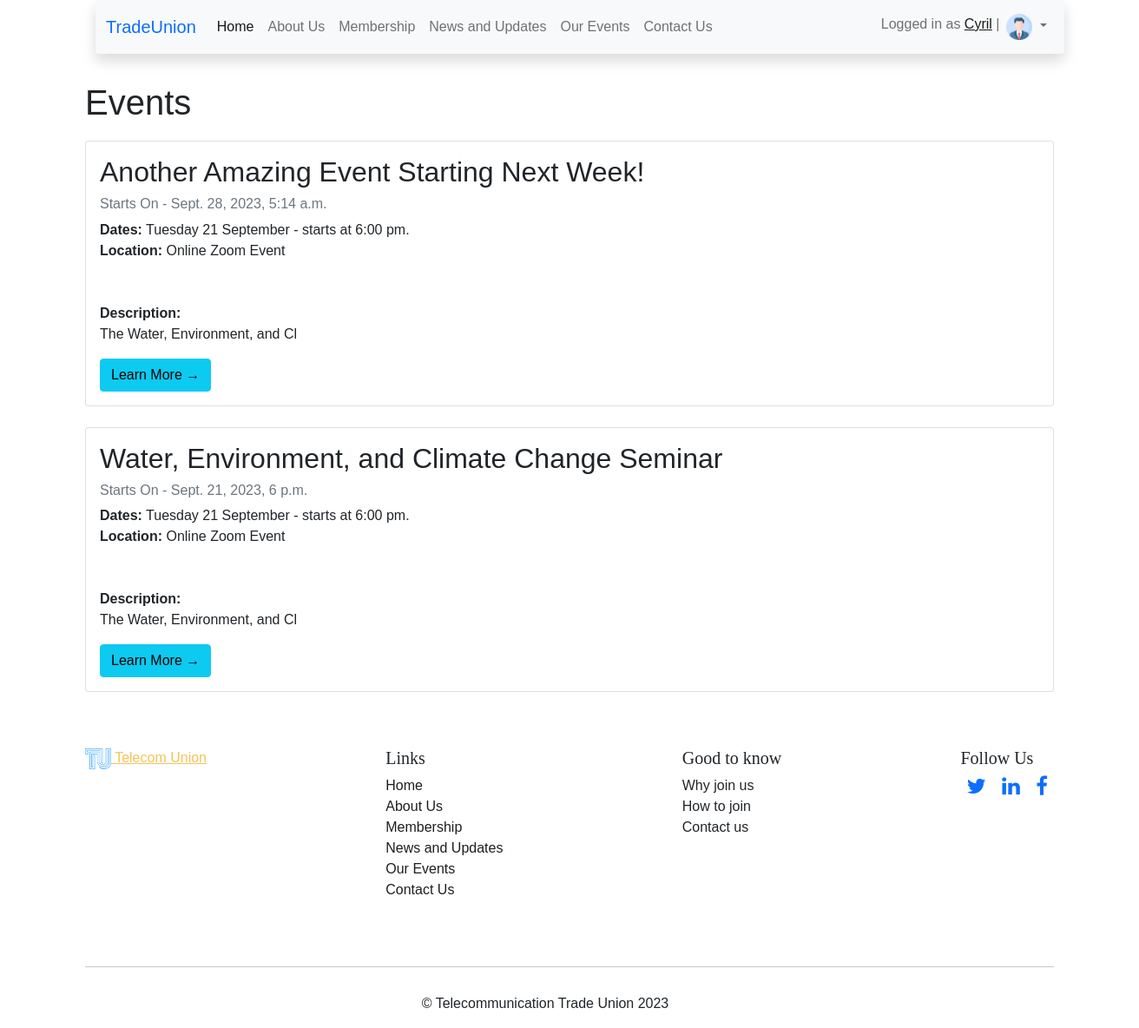
Screenshot of /events/ (signed in) with the database file from the repository.
### blog/models.py (models this page shows, shortened)
class Event(models.Model):
    title = models.CharField(max_length=200)
    content = models.TextField()
    created_at = models.DateTimeField(auto_now_add=True)
    event_date = models.DateTimeField(default=None)
    slug = models.SlugField(null=False, unique=True, default=None)

### blog/views.py (the view)
# urls.py: path('events/', views.event_list, name='events'),
def event_list(request):
    event_date = "Starts On"
    events = Event.objects.all().order_by('-created_at')
    context = {"events": events, "event_date": event_date}
    return render(request, "event_list.html", context=context)

### templates/event_list.html
{% extends 'base.html' %}
{% block content %}
    <h1 style="margin-top: 70px; margin-bottom: 20px;">Events</h1>
    {% for event in events %}
    <div class="card mb-4" >
      <div class="card-body">
        <h2 class="card-title">{{ event.title }}</h2>
        <p class="card-text text-muted h6">{{ event_date }} - {{ event.event_date }} </p>
        <p class="card-text">{{event.content|slice:":200"|safe }}</p>
        <a href="{% url 'event_detail' event.slug %}" class="btn btn-info">Learn More &rarr;</a>
      </div>
    </div>
    {% endfor %}
{% endblock %}

### templates/base.html (shortened to what this page needs)
{% load static %}
<!DOCTYPE html>
<html lang="en">
  <head>
    <link
      href="https://cdn.jsdelivr.net/npm/bootstrap@5.1.3/dist/css/bootstrap.min.css"
      rel="stylesheet"
    />
    <link rel="stylesheet" href="https://cdnjs.cloudflare.com/ajax/libs/font-awesome/4.7.0/css/font-awesome.min.css">
    <link rel="stylesheet" type="text/css" href="{% static 'css/main.css' %}">
    <link rel="stylesheet" type="text/css" href="{% static 'css/about.css' %}">
  </head>
  <body>
    <br/>
    <div class="container">
    <div class="container" style="z-index: 100; color: black; top: 0; position: fixed;  margin: 0 0 20px 0;">
      <nav class="navbar navbar-expand-lg navbar-light bg-light rounded shadow" aria-label="Eleventh navbar example">
        <div class="container-fluid">
          <a class="navbar-brand" href="/" style="color:#0d6efd;">TradeUnion</a>
          <div class="collapse navbar-collapse" id="navbarsExample09">
            <ul class="navbar-nav me-auto mb-2 mb-lg-0">
              <li class="nav-item">
                <a class="nav-link active" aria-current="page" href="/home">Home</a>
              </li>
              <li class="nav-item">
                <a class="nav-link" href="/about-us">About Us</a>
              </li>
              <li class="nav-item">
                <a class="nav-link" href="/membership">Membership</a>
              </li>
              <li class="nav-item">
                <a class="nav-link" href="/news">News and Updates</a>
              </li>
              <li class="nav-item">
                <a class="nav-link" href="/events">Our Events</a>
              </li>
              <li class="nav-item">
                <a class="nav-link" href="/contact-us">Contact Us</a>
              </li>
            </ul>
            <div>
              <ul class="navbar-nav">
                {% if user.is_authenticated %}
                <span class="navbar-text">Logged in as <a href="/members/profile/{{user.id}}">{{user.username}}</a> | </span>
                <li class="nav-item dropdown">
                  <a class="nav-link dropdown-toggle" href="#" id="navbarDropdown" role="button" data-bs-toggle="dropdown" aria-expanded="false">
                    <img src="/media/images/profile.png" alt="image" class="img-responsive" width="30px" height="30px">
                  </a>
                </li>
                {% else %}
                <li class="nav-item">
                  <a class="nav-link" href="/members/login">Login</a>
                </li>
              </div>
                {% endif %}
              </ul>
            </div>
          </div>
          </div>
        </div>
    </div>
    <div class="container">{% block content %} {% endblock %}</div>
    <div class="footer container" style=" bottom: 0; position: relative; display: flex; flex-direction: column;">
      <div style="margin-top: 40px; margin-bottom: 30px;display: flex; justify-content: space-between;">
        <a class="" href="/" style="color: #f5c256">
          <img src="{% static 'images/logo.png' %}" alt="" width="30" height="24"> Telecom Union
        </a>
        <div class="links">
          <ul>
            <h3 style="font-size: 20px;">Links</h3>
            <li class="footer-item">
              <a class="footer-link" href="/home" style="color: rgb(32, 30, 30);">Home</a>
            </li>
            <li class="footer-item">
              <a class="footer-link" href="/about-us" style="color: rgb(32, 30, 30); ">About Us</a>
            </li>
            <li class="footer-item">
              <a class="footer-link" href="/membership" style="color: rgb(32, 30, 30); ">Membership</a>
            </li>
            <li class="footer-item">
              <a class="footer-link" href="/news" style="color: rgb(32, 30, 30); ">News and Updates</a>
            </li>
            <li class="footer-item">
              <a class="footer-link" href="/events" style="color: rgb(32, 30, 30); ">Our Events</a>
            </li>
            <li class="footer-item">
              <a class="footer-link" href="/contact-us" style="color: rgb(32, 30, 30); ">Contact Us</a>
            </li>
          </ul>
        </div>
        <div class="menbership">
          <ul style="text-align: left;">
            <h3 style="font-size: 20px;">Good to know</h3>
            <li>Why join us</li>
            <li>How to join</li>
            <li>Contact us</li>
          </ul>
        </div>
        <div class="social">
          <ul>
            <h3 style="font-size: 20px;">Follow Us</h3>
            <i class="fa fa-twitter" style="font-size:24px;color:#0d6efd; cursor: pointer; margin: 0 7px; ">
            </i>
            <i class="fa fa-linkedin" style="font-size:24px;color:#0d6efd; cursor: pointer; margin: 0 7px; ">
            </i>
            <i class="fa fa-facebook" style="font-size:24px;color:#0d6efd; cursor: pointer; margin: 0 7px; ">
            </i>
          </ul>
        </div>
      </div>
      <hr>
      <div class="copyright" style="text-align: center; margin: 0 -144px 0 -200px;">
        <p>&copy; Telecommunication Trade Union 2023</p>
      </div>
    </div>
  </body>
</html>

### static/css/main.css (style rules this page uses)
body { font-family: Arial, Helvetica, sans-serif; }
ul { text-align: left; }
ul li { list-style: none; }
li a { text-decoration: none; }
hr { margin-top: 30px; margin-bottom: 30px; }
h3 { font-family: "Playfair Display", Georgia, "Times New Roman", serif; text-align: left; }

### rows the page displays
Event: title "Another Amazing Event Starting Next Week!", event_date "Starts On", event_date "Sept. 28, 2023, 5:14 a.m.", content "Dates: Tuesday 21 September - starts at 6:00 pm. Location: Online Zoom Event Description: The Water, Environment, and Cl"
Event: title "Water, Environment, and Climate Change Seminar", event_date "Starts On", event_date "Sept. 21, 2023, 6 p.m.", content "Dates: Tuesday 21 September - starts at 6:00 pm. Location: Online Zoom Event Description: The Water, Environment, and Cl"

### other values shown
{{ user.username }} "Cyril"
